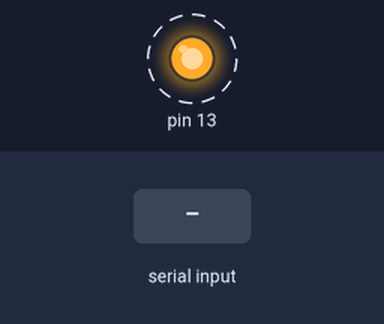
Bench run of a sketch on a simulated Arduino Leonardo, built with avr-gcc and run on an emulated ATmega32U4. Parts: output pins drawn as LEDs (lit = HIGH). Dashed ring = blinking. The test bench sets the inputs (shaded band). What the sketch prints to the serial monitor is not drawn.

Above: at 1.2 s.
1.3 s: "90,45\n" received over Serial
Timing chart, 0 to 10.3 s (numbered marks = the images above; inputs shaded):
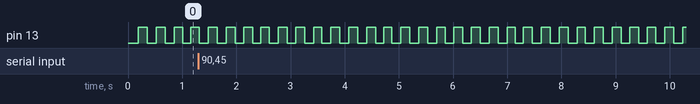

Measured:
- by itself, pin 13: alternates HIGH for 0.17 s and LOW for 0.17 s

The sketch:

FreeRTOS_Hello_World.ino
```cpp
#include <Arduino_FreeRTOS.h>

void hello_world_task(void *pvParameters);
void repeat_task(void *pvParameters);

void setup() {
  Serial.begin(9600);
  while (!Serial) {
    ; // wait for serial port to connect. Needed for native USB, on LEONARDO, MICRO, YUN, and other 32u4 based boards.
  }

  // Now set up two tasks to run independently.
  xTaskCreate(
    hello_world_task
    ,  (const portCHAR *)"Blink"   // A name just for humans
    ,  128  // This stack size can be checked & adjusted by reading the Stack Highwater
    ,  NULL
    ,  2  // Priority, with 3 (configMAX_PRIORITIES - 1) being the highest, and 0 being the lowest.
    ,  NULL );

//  xTaskCreate(
//    repeat_task
//    ,  (const portCHAR *) "AnalogRead"
//    ,  128  // Stack size
//    ,  NULL
//    ,  1  // Priority
//    ,  NULL );

  // Now the task scheduler, which takes over control of scheduling individual tasks, is automatically started.
}

void hello_world_task(void *pvParameters)
{
  (void) pvParameters;
    pinMode(13,OUTPUT);
    int i=0;
    int led=0;
    while(1) {
//        Serial.print("Hello World! "); Serial.println(i);
        digitalWrite(13,led);
        i++;
        led=!led;
        vTaskDelay(10);
        //digitalWrite(3,1);
    }

}
//void repeat_task(void *pvParameters)
//{
//   (void) pvParameters;
//    pinMode(9,OUTPUT);
//    int i=0;
//    int led=0;
//    while(1) {
//        Serial.print("Repeat Hello World! "); Serial.println(i);
//        digitalWrite(9,led);
//        i++;
//        led=!led;
//        vTaskDelay(10);
//        //digitalWrite(3,1);
//    }
//}
String in_string;
int in_num;
int index;
void loop()
{
  Serial.println("input now..");
  if (Serial.available()) {};
  in_string = Serial.readString();
  in_num = in_string.toInt();

  Serial.print(index);Serial.print(" in_num =.");Serial.print(in_num);
  Serial.print(" in_string = "); Serial.println(in_string);
  delay(200);
}
```
